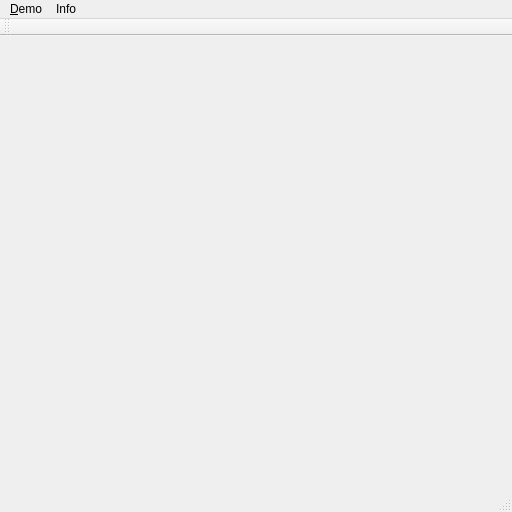
<?xml version="1.0" encoding="UTF-8"?>
<ui version="4.0">
 <class>MainWindow</class>
 <widget class="QMainWindow" name="MainWindow">
  <property name="geometry">
   <rect>
    <x>0</x>
    <y>0</y>
    <width>512</width>
    <height>512</height>
   </rect>
  </property>
  <property name="sizePolicy">
   <sizepolicy hsizetype="Expanding" vsizetype="Expanding">
    <horstretch>0</horstretch>
    <verstretch>0</verstretch>
   </sizepolicy>
  </property>
  <property name="windowTitle">
   <string>Hello OpenGL ...</string>
  </property>
  <widget class="QMenuBar" name="menuBar">
   <property name="geometry">
    <rect>
     <x>0</x>
     <y>0</y>
     <width>512</width>
     <height>22</height>
    </rect>
   </property>
   <widget class="QMenu" name="menuInfo">
    <property name="title">
     <string>Info</string>
    </property>
    <addaction name="action_Version_OpenGL"/>
   </widget>
   <widget class="QMenu" name="menu_Demo">
    <property name="title">
     <string>&amp;Demo</string>
    </property>
    <addaction name="actionHello_clear"/>
    <addaction name="actionHello_bezier"/>
   </widget>
   <addaction name="menu_Demo"/>
   <addaction name="menuInfo"/>
  </widget>
  <widget class="QToolBar" name="mainToolBar">
   <attribute name="toolBarArea">
    <enum>TopToolBarArea</enum>
   </attribute>
   <attribute name="toolBarBreak">
    <bool>false</bool>
   </attribute>
  </widget>
  <widget class="QStatusBar" name="statusBar"/>
  <action name="action_Version_OpenGL">
   <property name="text">
    <string>&amp;Version OpenGL</string>
   </property>
  </action>
  <action name="actionHello_triangle">
   <property name="text">
    <string>Hello triangle ...</string>
   </property>
  </action>
  <action name="actionHello_camera">
   <property name="text">
    <string>Hello camera ...</string>
   </property>
  </action>
  <action name="actionHello_spheres">
   <property name="text">
    <string>Hello spheres ...</string>
   </property>
  </action>
  <action name="actionHello_clear">
   <property name="text">
    <string>Hello clear ...</string>
   </property>
  </action>
  <action name="actionHello_bezier">
   <property name="text">
    <string>Hello bezier ...</string>
   </property>
  </action>
 </widget>
 <resources/>
 <connections/>
</ui>
